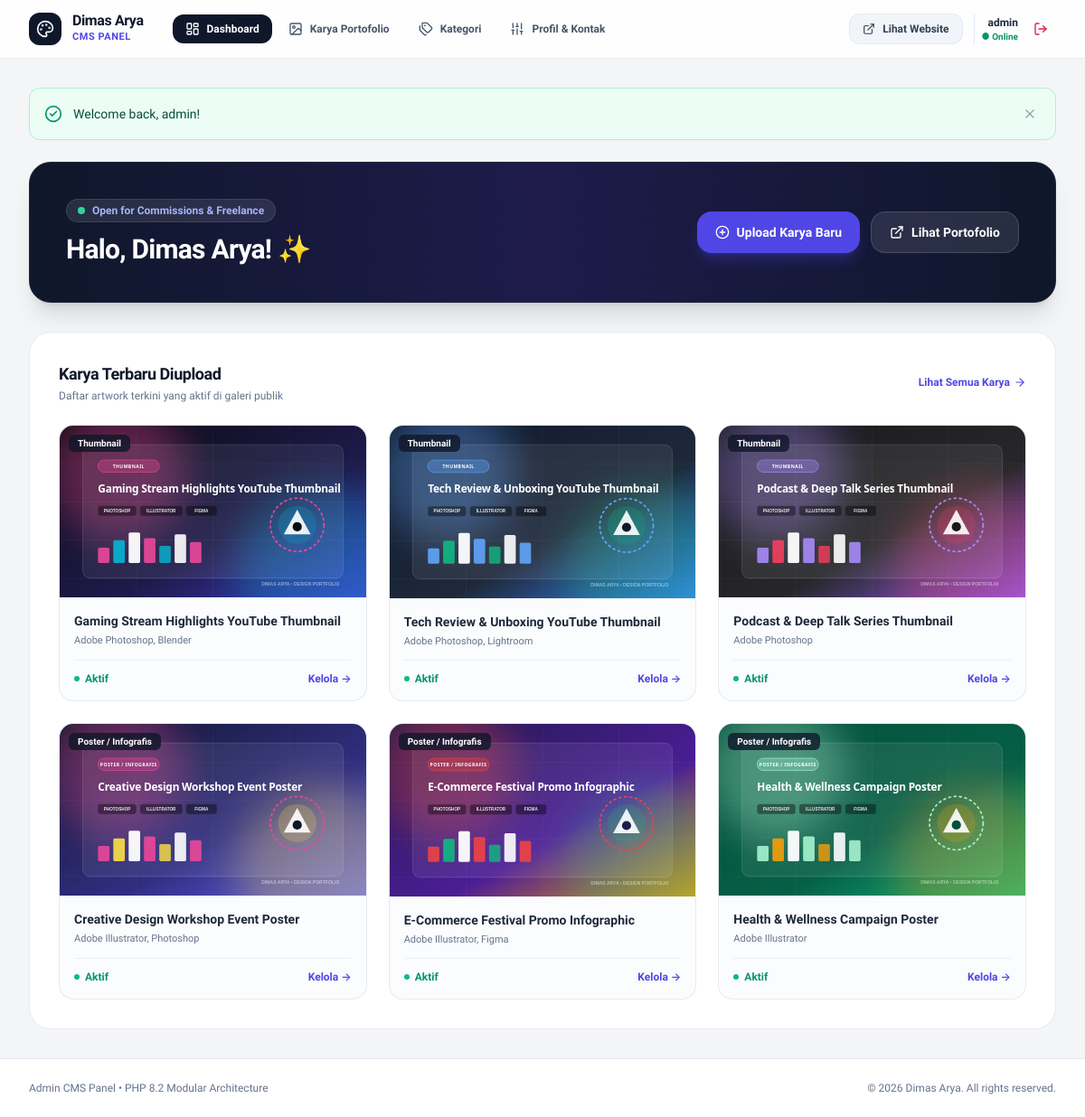
/admin/index.php (signed in), run on the app's committed database.
### tables this page shows
CREATE TABLE IF NOT EXISTS users (
    id INT AUTO_INCREMENT PRIMARY KEY,
    username VARCHAR(50) UNIQUE NOT NULL,
    password VARCHAR(255) NOT NULL,
    email VARCHAR(100) NULL,
    created_at TIMESTAMP DEFAULT CURRENT_TIMESTAMP
);

CREATE TABLE IF NOT EXISTS portfolio_items (
    id INT AUTO_INCREMENT PRIMARY KEY,
    category_id INT NOT NULL,
    title VARCHAR(200) NOT NULL,
    image_url VARCHAR(255) NOT NULL,
    description TEXT NULL,
    client_name VARCHAR(100) NULL,
    tools_used VARCHAR(150) NULL,
    display_order INT DEFAULT 0,
    is_active TINYINT(1) DEFAULT 1,
    views_count INT DEFAULT 0,
    created_at TIMESTAMP DEFAULT CURRENT_TIMESTAMP,
    FOREIGN KEY (category_id) REFERENCES categories(id) ON DELETE CASCADE
);

CREATE TABLE IF NOT EXISTS categories (
    id INT AUTO_INCREMENT PRIMARY KEY,
    name VARCHAR(100) NOT NULL,
    slug VARCHAR(100) UNIQUE NOT NULL,
    display_order INT DEFAULT 0,
    created_at TIMESTAMP DEFAULT CURRENT_TIMESTAMP
);

### includes/auth.php (called while the page is built, shortened)
<?php
require_once __DIR__ . '/../config/helpers.php';
function current_user(): ?array {
    static $user = null;
    if ($user === null) {
        $db = get_db();
        $stmt = $db->prepare("SELECT id, username, email, created_at FROM users WHERE id = :id");
        $stmt->execute([':id' => $_SESSION['admin_user_id']]);
        $user = $stmt->fetch() ?: null;
    }
    return $user;
}

### admin/index.php (the view, shortened to what this page needs)
<?php
require_once __DIR__ . '/includes/admin_header.php';
$db = get_db();
$recent_items = $db->query("SELECT p.*, c.name as category_name FROM portfolio_items p INNER JOIN categories c ON p.category_id = c.id ORDER BY p.created_at DESC LIMIT 6")->fetchAll();
$designer_name = get_setting('designer_name', 'yelloplanetman');
$status_badge  = get_setting('status_badge', 'Open for Commission');
?>
<div class="relative overflow-hidden rounded-3xl bg-gradient-to-r from-slate-900 via-indigo-950 to-slate-900 p-8 sm:p-10 text-white shadow-xl mb-8 border border-slate-800">
    <div class="relative z-10 flex flex-col md:flex-row md:items-center justify-between gap-6">
        <div>
            <div class="inline-flex items-center gap-2 px-3 py-1 rounded-full bg-white/10 backdrop-blur-md text-indigo-300 text-xs font-semibold mb-3 border border-white/10">
                <span class="w-2 h-2 rounded-full bg-emerald-400 status-beacon"></span>
                <span><?= e($status_badge) ?></span>
            </div>
            <h1 class="text-2xl sm:text-3xl font-extrabold tracking-tight">
                Halo, <?= e($designer_name) ?>! ✨
            </h1>
        </div>
        <div class="flex flex-wrap gap-3">
            <a href="<?= base_url('admin/portfolio.php?action=add') ?>"
               class="px-5 py-3 rounded-2xl bg-indigo-600 hover:bg-indigo-500 text-white font-bold text-xs sm:text-sm shadow-lg shadow-indigo-600/30 transition-all duration-200 flex items-center gap-2 active:scale-95">
                <i data-lucide="plus-circle" class="w-4 h-4"></i>
                <span>Upload Karya Baru</span>
            </a>
            <a href="<?= base_url() ?>" target="_blank"
               class="px-5 py-3 rounded-2xl bg-white/10 hover:bg-white/20 text-white font-bold text-xs sm:text-sm backdrop-blur-md border border-white/15 transition-all duration-200 flex items-center gap-2">
                <i data-lucide="external-link" class="w-4 h-4"></i>
                <span>Lihat Portofolio</span>
            </a>
        </div>
    </div>
</div>
<div class="bg-white rounded-3xl border border-slate-200/80 shadow-xs p-6 sm:p-8">
    <div class="flex items-center justify-between mb-6">
        <div>
            <h2 class="text-lg font-black text-slate-900 tracking-tight">Karya Terbaru Diupload</h2>
            <p class="text-xs text-slate-500 mt-0.5">Daftar artwork terkini yang aktif di galeri publik</p>
        </div>
        <a href="<?= base_url('admin/portfolio.php') ?>" class="text-xs font-bold text-indigo-600 hover:text-indigo-800 transition-colors flex items-center gap-1">
            <span>Lihat Semua Karya</span>
            <i data-lucide="arrow-right" class="w-3.5 h-3.5"></i>
        </a>
    </div>
    <?php if (empty($recent_items)): ?>
    <div class="text-center py-12 bg-slate-50 rounded-2xl border border-dashed border-slate-200">
        <i data-lucide="image-off" class="w-8 h-8 text-slate-400 mx-auto mb-2"></i>
        <p class="text-sm font-semibold text-slate-600">Belum ada karya yang diunggah.</p>
        <a href="<?= base_url('admin/portfolio.php?action=add') ?>" class="inline-flex items-center gap-1.5 mt-3 text-xs font-bold text-indigo-600 hover:underline">
            <i data-lucide="plus" class="w-3.5 h-3.5"></i> Upload sekarang
        </a>
    </div>
    <?php else: ?>
    <div class="grid grid-cols-1 sm:grid-cols-2 lg:grid-cols-3 gap-6">
        <?php foreach ($recent_items as $item): ?>
        <div class="rounded-2xl border border-slate-200/80 overflow-hidden bg-slate-50/50 flex flex-col justify-between group hover:shadow-md transition-shadow">
            <div class="relative aspect-video w-full overflow-hidden bg-slate-200">
                <img src="<?= upload_url($item['image_url']) ?>"
                     alt="<?= e($item['title']) ?>"
                     class="w-full h-full object-cover group-hover:scale-105 transition-transform duration-300">
                <span class="absolute top-2.5 left-2.5 px-2.5 py-0.5 rounded-md bg-slate-900/80 backdrop-blur-sm text-white text-[10px] font-bold">
                    <?= e($item['category_name']) ?>
                </span>
            </div>
            <div class="p-4 flex-1 flex flex-col justify-between">
                <div>
                    <h3 class="font-bold text-slate-800 text-sm line-clamp-1 mb-1"><?= e($item['title']) ?></h3>
                    <p class="text-[11px] text-slate-500 line-clamp-1"><?= e($item['tools_used'] ?? 'Adobe Suite') ?></p>
                </div>
                <div class="pt-3 mt-3 border-t border-slate-200/60 flex items-center justify-between text-xs">
                    <span class="inline-flex items-center gap-1.5 <?= $item['is_active'] ? 'text-emerald-600 font-semibold' : 'text-slate-400' ?>">
                        <span class="w-1.5 h-1.5 rounded-full <?= $item['is_active'] ? 'bg-emerald-500' : 'bg-slate-300' ?>"></span>
                        <?= $item['is_active'] ? 'Aktif' : 'Disembunyikan' ?>
                    </span>
                    <a href="<?= base_url('admin/portfolio.php') ?>" class="text-indigo-600 hover:text-indigo-800 font-semibold text-xs">
                        Kelola →
                    </a>
                </div>
            </div>
        </div>
        <?php endforeach; ?>
    </div>
    <?php endif; ?>
</div>
<?php require_once __DIR__ . '/includes/admin_footer.php'; ?>

### admin/includes/admin_header.php (shortened to what this page needs)
<?php
require_once __DIR__ . '/../../config/helpers.php';
require_once __DIR__ . '/../../includes/auth.php';
$current_page  = basename($_SERVER['PHP_SELF'] ?? '');
$admin_user    = current_user();
$designer_name = get_setting('designer_name', 'Dimas Arya');
?>
<!DOCTYPE html>
<html lang="id" class="h-full bg-slate-50">
<head>
    <script src="https://cdn.tailwindcss.com"></script>
    <link rel="stylesheet" href="<?= asset_url('css/custom.css') ?>">
</head>
<body class="h-full flex flex-col antialiased text-slate-800 bg-[#F4F5F7]">
    <nav class="sticky top-0 z-40 bg-white/90 backdrop-blur-md border-b border-slate-200/80 shadow-xs">
        <div class="max-w-7xl mx-auto px-4 sm:px-6 lg:px-8">
            <div class="flex items-center justify-between h-16">
                <div class="flex items-center gap-8">
                    <a href="<?= base_url('admin/index.php') ?>" class="flex items-center gap-3 group">
                        <div class="w-9 h-9 rounded-xl bg-slate-900 text-white flex items-center justify-center font-bold text-base shadow-sm group-hover:bg-indigo-600 transition-colors">
                            <i data-lucide="palette" class="w-5 h-5"></i>
                        </div>
                        <div>
                            <span class="font-extrabold text-slate-900 tracking-tight text-base block leading-none">
                                <?= e($designer_name) ?>
                            </span>
                            <span class="text-[11px] font-semibold text-indigo-600 uppercase tracking-wider block mt-0.5">
                                CMS Panel
                            </span>
                        </div>
                    </a>
                    <div class="hidden md:flex items-center space-x-1">
                        <a href="<?= base_url('admin/index.php') ?>"
                           class="px-3.5 py-2 rounded-xl text-xs font-bold transition-all flex items-center gap-2 <?= $current_page === 'index.php' ? 'bg-slate-900 text-white shadow-xs' : 'text-slate-600 hover:text-slate-900 hover:bg-slate-100' ?>">
                            <i data-lucide="layout-dashboard" class="w-4 h-4"></i>
                            <span>Dashboard</span>
                        </a>
                        <a href="<?= base_url('admin/portfolio.php') ?>"
                           class="px-3.5 py-2 rounded-xl text-xs font-bold transition-all flex items-center gap-2 <?= $current_page === 'portfolio.php' ? 'bg-slate-900 text-white shadow-xs' : 'text-slate-600 hover:text-slate-900 hover:bg-slate-100' ?>">
                            <i data-lucide="image" class="w-4 h-4"></i>
                            <span>Karya Portofolio</span>
                        </a>
                        <a href="<?= base_url('admin/categories.php') ?>"
                           class="px-3.5 py-2 rounded-xl text-xs font-bold transition-all flex items-center gap-2 <?= $current_page === 'categories.php' ? 'bg-slate-900 text-white shadow-xs' : 'text-slate-600 hover:text-slate-900 hover:bg-slate-100' ?>">
                            <i data-lucide="tags" class="w-4 h-4"></i>
                            <span>Kategori</span>
                        </a>
                        <a href="<?= base_url('admin/settings.php') ?>"
                           class="px-3.5 py-2 rounded-xl text-xs font-bold transition-all flex items-center gap-2 <?= $current_page === 'settings.php' ? 'bg-slate-900 text-white shadow-xs' : 'text-slate-600 hover:text-slate-900 hover:bg-slate-100' ?>">
                            <i data-lucide="sliders" class="w-4 h-4"></i>
                            <span>Profil & Kontak</span>
                        </a>
                    </div>
                </div>
                <div class="flex items-center space-x-3">
                    <a href="<?= base_url() ?>" target="_blank"
                       class="hidden sm:inline-flex items-center gap-2 px-3.5 py-2 rounded-xl bg-slate-100 hover:bg-slate-200 text-slate-700 text-xs font-semibold border border-slate-200/80 transition-colors">
                        <i data-lucide="external-link" class="w-3.5 h-3.5"></i>
                        <span>Lihat Website</span>
                    </a>
                    <div class="flex items-center pl-2 border-l border-slate-200 space-x-2">
                        <div class="text-right hidden sm:block">
                            <span class="block text-xs font-bold text-slate-800"><?= e($admin_user['username'] ?? 'Admin') ?></span>
                            <span class="block text-[10px] text-emerald-600 font-semibold">● Online</span>
                        </div>
                        <a href="<?= base_url('admin/logout.php') ?>"
                           onclick="return confirm('Apakah Anda yakin ingin keluar dari Admin Panel?')"
                           class="p-2 rounded-xl text-rose-600 hover:bg-rose-50 border border-transparent hover:border-rose-100 transition-colors"
                           title="Keluar / Logout">
                            <i data-lucide="log-out" class="w-4 h-4"></i>
                        </a>
                    </div>
                </div>
            </div>
        </div>
    </nav>
    <main class="flex-1 max-w-7xl w-full mx-auto px-4 sm:px-6 lg:px-8 py-8">
        <?= render_flashes() ?>

### data on the page
users: username "admin"
portfolio_items: image_url (picture), category.name "Thumbnail", title "Gaming Stream Highlights YouTube Thumbnail", tools_used "Adobe Photoshop, Blender", is_active 1 (drawn)
portfolio_items: image_url (picture), category.name "Thumbnail", title "Tech Review & Unboxing YouTube Thumbnail", tools_used "Adobe Photoshop, Lightroom", is_active 1 (drawn)
portfolio_items: image_url (picture), category.name "Thumbnail", title "Podcast & Deep Talk Series Thumbnail", tools_used "Adobe Photoshop", is_active 1 (drawn)
portfolio_items: image_url (picture), category.name "Poster / Infografis", title "Creative Design Workshop Event Poster", tools_used "Adobe Illustrator, Photoshop", is_active 1 (drawn)
portfolio_items: image_url (picture), category.name "Poster / Infografis", title "E-Commerce Festival Promo Infographic", tools_used "Adobe Illustrator, Figma", is_active 1 (drawn)
portfolio_items: image_url (picture), category.name "Poster / Infografis", title "Health & Wellness Campaign Poster", tools_used "Adobe Illustrator", is_active 1 (drawn)

### other printed values
$designer_name "Dimas Arya"
$f['message'] "Welcome back, admin!"
$status_badge "Open for Commissions & Freelance"
